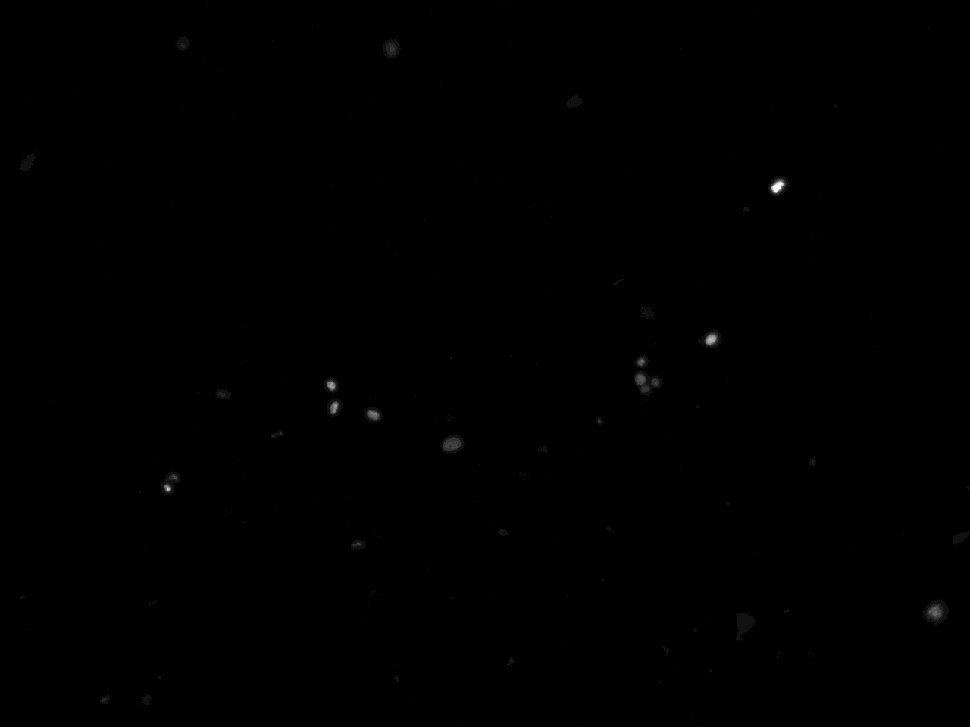
#> input picture Data/CD36P-231-6-DAPI.tif, 970 x 727 px, shrunk from 1280 x 960 before the run
$ python program1.py Data/CD36P-231-6-DAPI.tif
#> lines starting #> are read from the running program, lines starting #| are printed output that depends on the picture; after the words box and inside, x2 and y2 are one past the last pixel; in counts of white or black regions, pixels touching at a corner belong together
import cv2

import numpy as np
import matplotlib.pyplot as plt
import pandas as pd
import sys

arg = sys.argv[1]

img = cv2.imread(arg) #  "Data/CD36P-231-6-DAPI.tif"
#> img is the input picture: shape (727, 970, 3); min 0, max 15, mean 0.0156

# [5 lines left out: function show_img, not called in this run]

# show_img(img)
# cv2.imwrite("image_actual1.jpg", img)
img.shape

# Slice the channel
cells=img[:,:, 0]
cells.shape

# This makes image with two channel, previously it was 3 channel
# gray_img = cv2.cvtColor(img, cv2.COLOR_BGR2GRAY)
# gray_img.shape

#Threshold image to binary using OTSU. ALl thresholded pixels will be set to 255
ret1, thresh = cv2.threshold(cells, 0, 255, cv2.THRESH_BINARY+cv2.THRESH_OTSU)
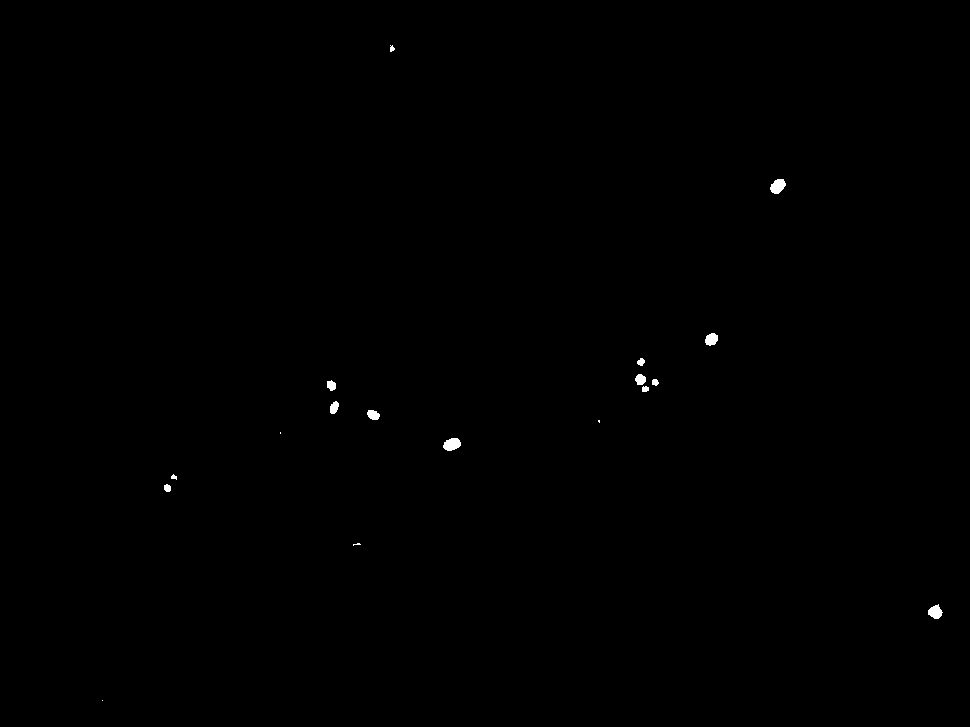
#> thresh: shape (727, 970); 0.17% white; 18 white regions (4 under 20 px), largest, box (x1, y1, x2, y2) and area: (443, 438, 461, 451) 175, (770, 179, 786, 194) 170, (928, 604, 943, 619) 147
#> ret1 = 2
thresh.shape
plt.imshow(thresh)
# cv2.imwrite("image_actual12.jpg", thresh)

# Morphological operations to remove small noise - opening
kernel = np.ones((3,3),np.uint8)
opening = cv2.morphologyEx(thresh,cv2.MORPH_OPEN,kernel, iterations = 2)
#> opening: shape (727, 970); 0.15% white; 12 white regions, largest, box (x1, y1, x2, y2) and area: (444, 438, 460, 451) 168, (771, 179, 785, 194) 164, (928, 606, 942, 619) 141

# finding sure background
sure_bg = cv2.dilate(opening,kernel,iterations=10)
#> sure_bg: shape (727, 970); 1.3% white; 8 white regions, largest, box (x1, y1, x2, y2) and area: (626, 350, 668, 402) 1742, (317, 371, 348, 423) 1488, (434, 428, 470, 461) 1148

#applying distance transform
dist_transform = cv2.distanceTransform(opening,cv2.DIST_L2,5)
ret2, sure_fg =cv2.threshold(dist_transform,0.5*dist_transform.max(),255,0)
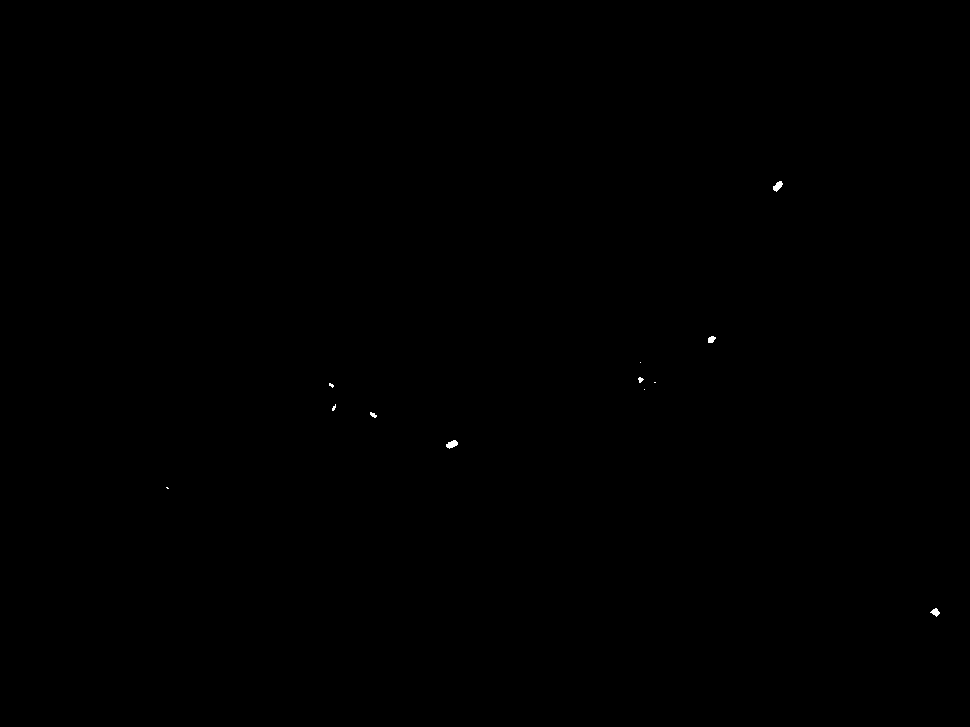
#> sure_fg: shape (727, 970) float32; 0.04% white; 12 white regions (6 under 20 px), largest, box (x1, y1, x2, y2) and area: (446, 440, 458, 449) 68, (773, 181, 783, 192) 64, (930, 608, 940, 617) 49, (708, 336, 716, 343) 42, (370, 412, 377, 418) 25, (638, 377, 644, 383) 22
#> ret2 = 2.9

# Unknown region
sure_fg = np.uint8(sure_fg)
unknown = cv2.subtract(sure_bg,sure_fg)
#> unknown: shape (727, 970); 1.3% white; 8 white regions, largest, box (x1, y1, x2, y2) and area: (626, 350, 668, 402) 1716, (317, 371, 348, 423) 1457, (761, 169, 795, 204) 1080

#Now we create a marker and label the regions inside.
ret3, markers = cv2.connectedComponents(sure_fg)
#> markers: shape (727, 970) int32; 13 distinct labels, from 0 to 12
#> ret3 = 13

#add 10 to all labels so that sure background is not 0, but 10
markers = markers+10
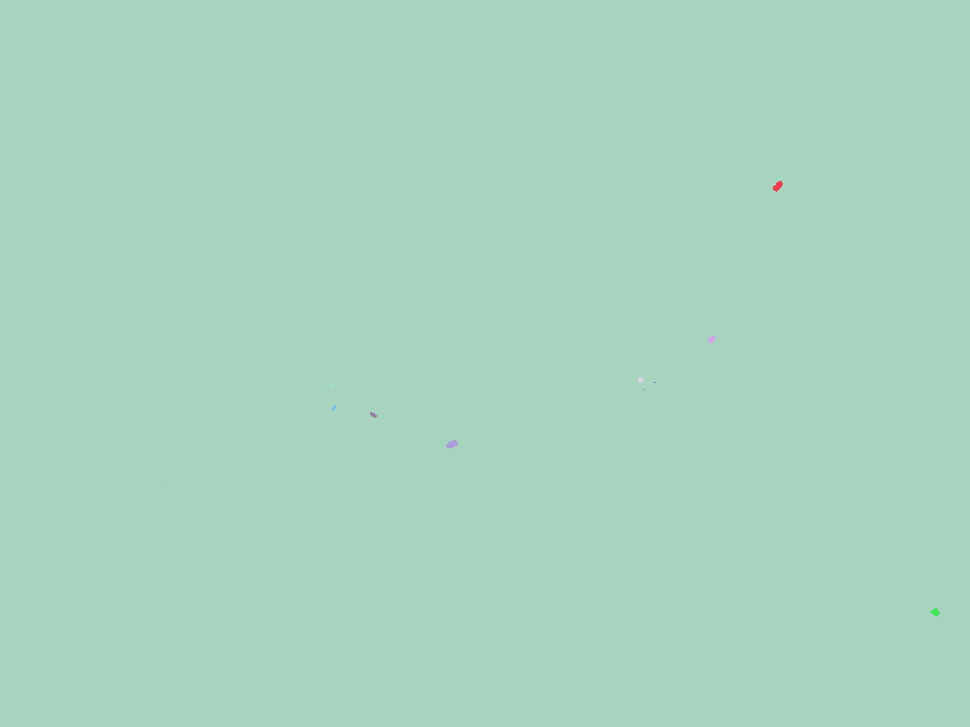
#> markers: shape (727, 970) int32; 13 distinct labels, from 10 to 22; one colour per label, 0 black

# Now, mark the region of unknown with zero
markers[unknown==255] = 0
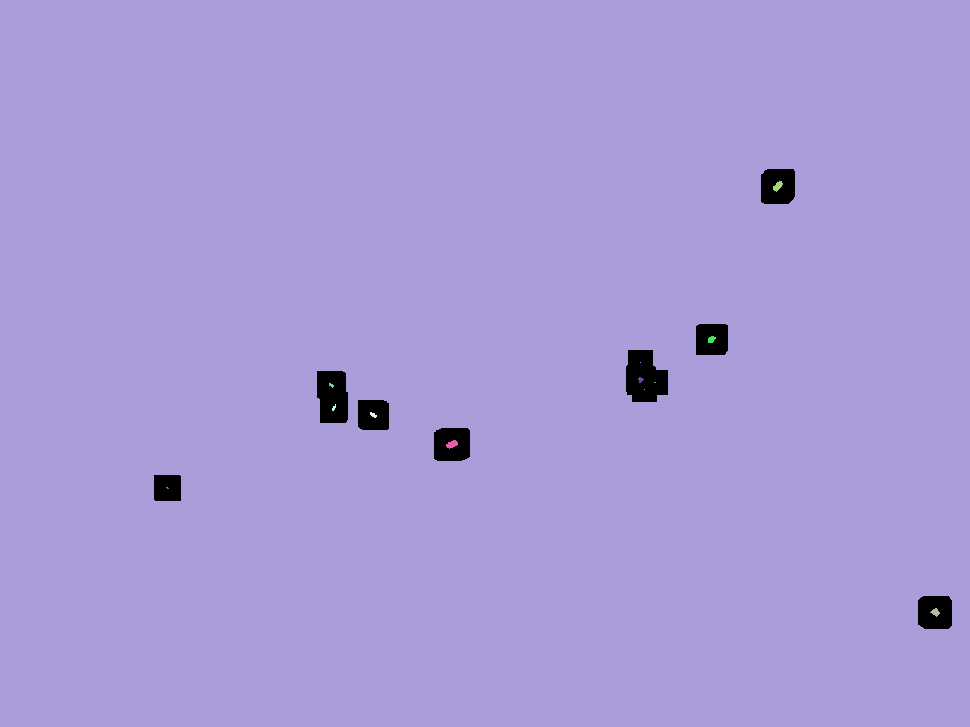
#> markers: shape (727, 970) int32; 14 distinct labels, from 0 to 22; one colour per label, 0 black

# Watershed
markers = cv2.watershed(img,markers)
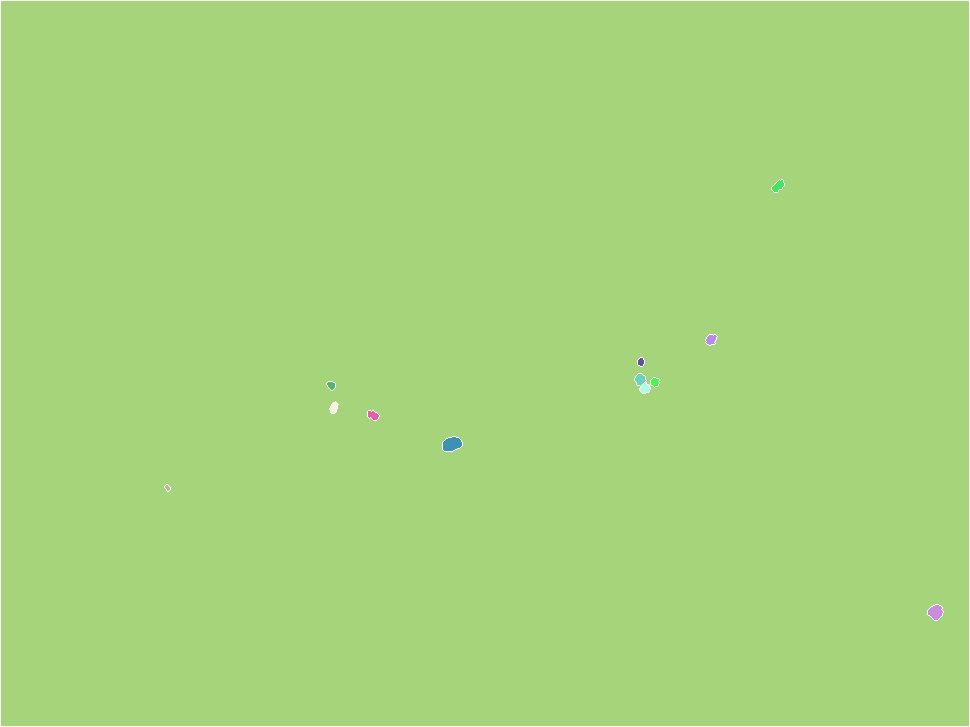
#> markers: shape (727, 970) int32; 14 distinct labels, from -1 to 22; one colour per label, 0 black, -1 white

# color boundaries in yellow.
img[markers == -1] = [0,255,255]
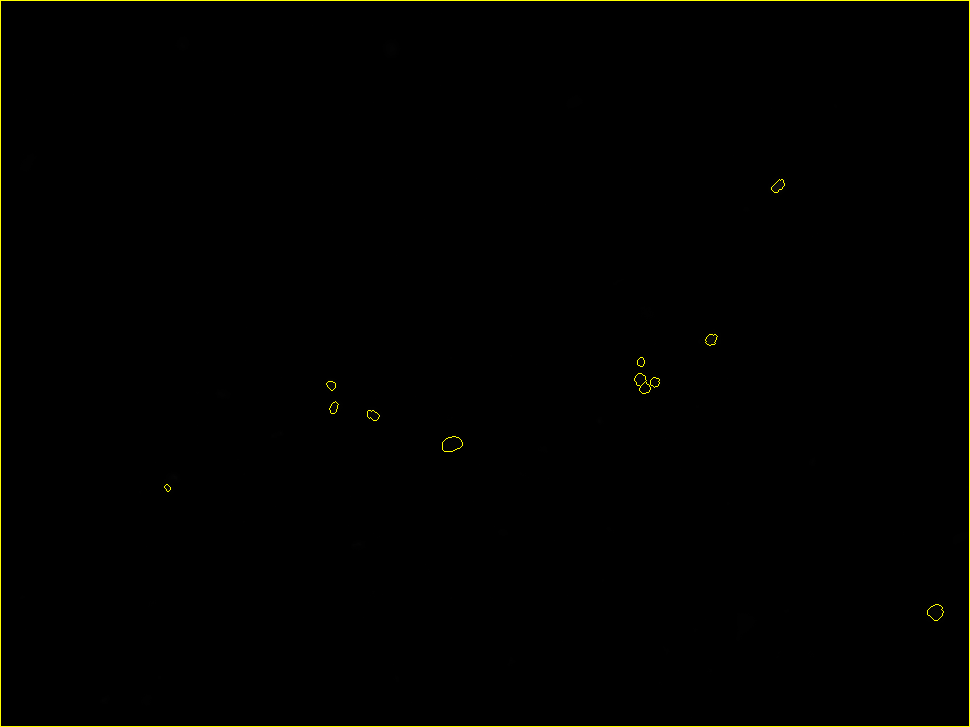
#> img: shape (727, 970, 3); 0.53% of pixels changed, all inside (x1, y1, x2, y2) = (0, 0, 970, 727)
#> (the run stopped early here; a loop or call above may not have finished)

$ run again, with Data/CD36N-231-5-KI67.tif copied over Data/CD36P-231-6-DAPI.tif
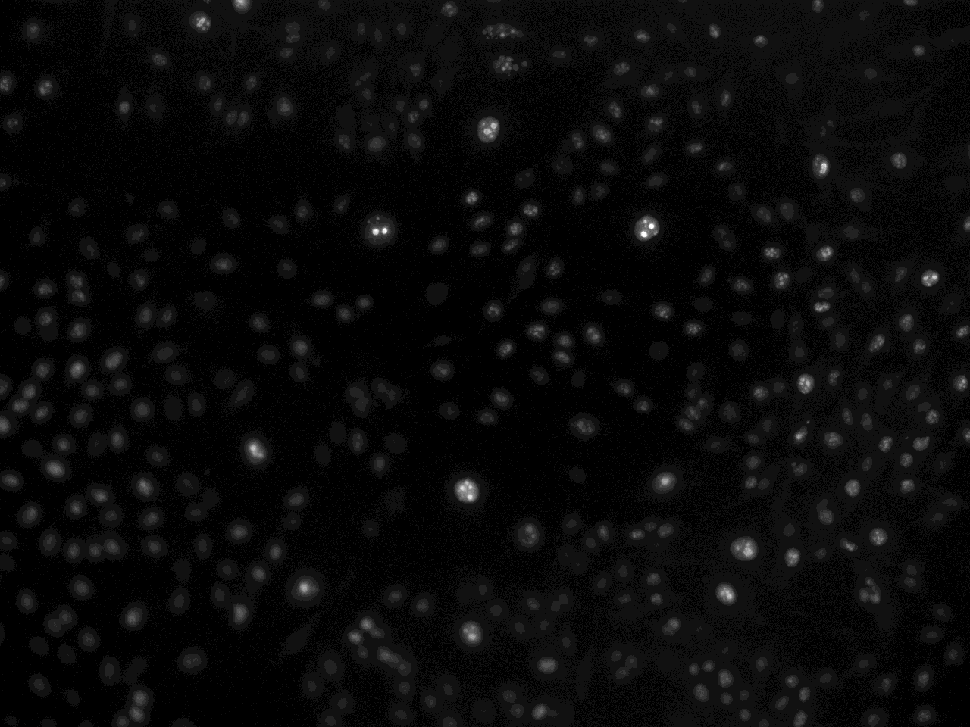
#> input picture Data/CD36N-231-5-KI67.tif, 970 x 727 px, shrunk from 1280 x 960 before the run
#> img is the input picture: shape (727, 970, 3); min 0, max 15, mean 0.576
#> `ret1, thresh = cv2.threshold(cells, 0, 255, cv2.THRESH_BINARY+cv2.THRE..`:
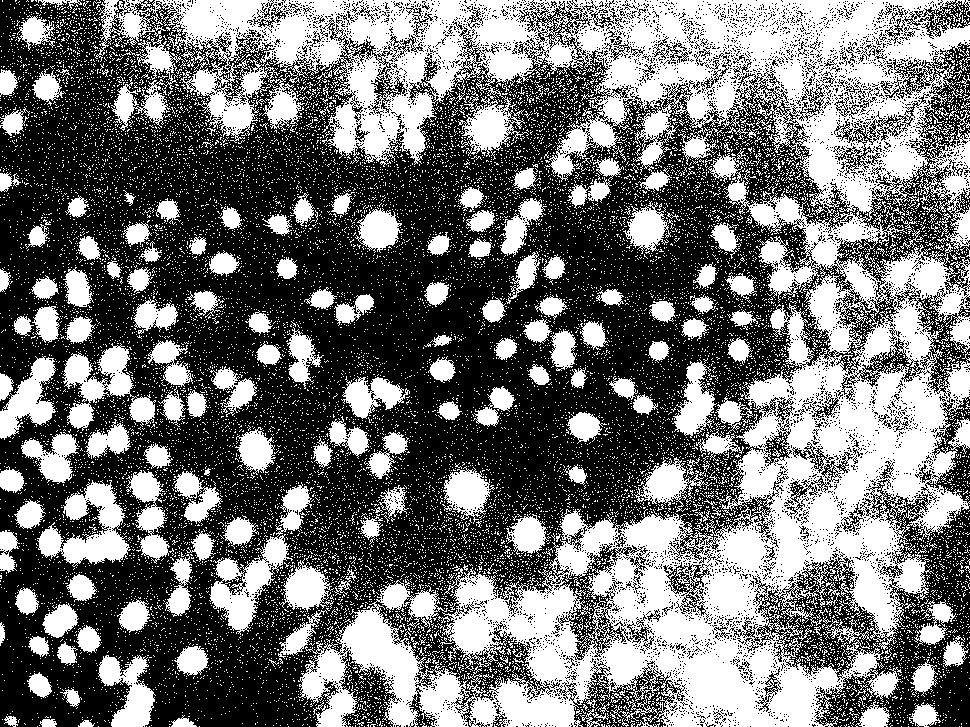
#> thresh: shape (727, 970); 44.8% white; 17033 white regions (16805 under 20 px), largest, box (x1, y1, x2, y2) and area: (95, 0, 970, 727) 195229, (209, 482, 312, 635) 4121, (37, 480, 131, 567) 3771
#> ret1 = 0
#> opening: shape (727, 970); 24.4% white; 326 white regions (3 under 20 px), largest, box (x1, y1, x2, y2) and area: (682, 641, 837, 727) 6537, (818, 382, 935, 512) 5868, (343, 610, 418, 701) 3317
#> sure_bg: shape (727, 970); 70% white; 84 black regions (22 under 20 px), largest, box (x1, y1, x2, y2) and area: (0, 0, 762, 641) 142504, (87, 564, 311, 727) 13067, (847, 53, 970, 285) 10262
#> ret2 = 11.29
#> ret3 = 71
#> `img[markers == -1] = [0,255,255]`:
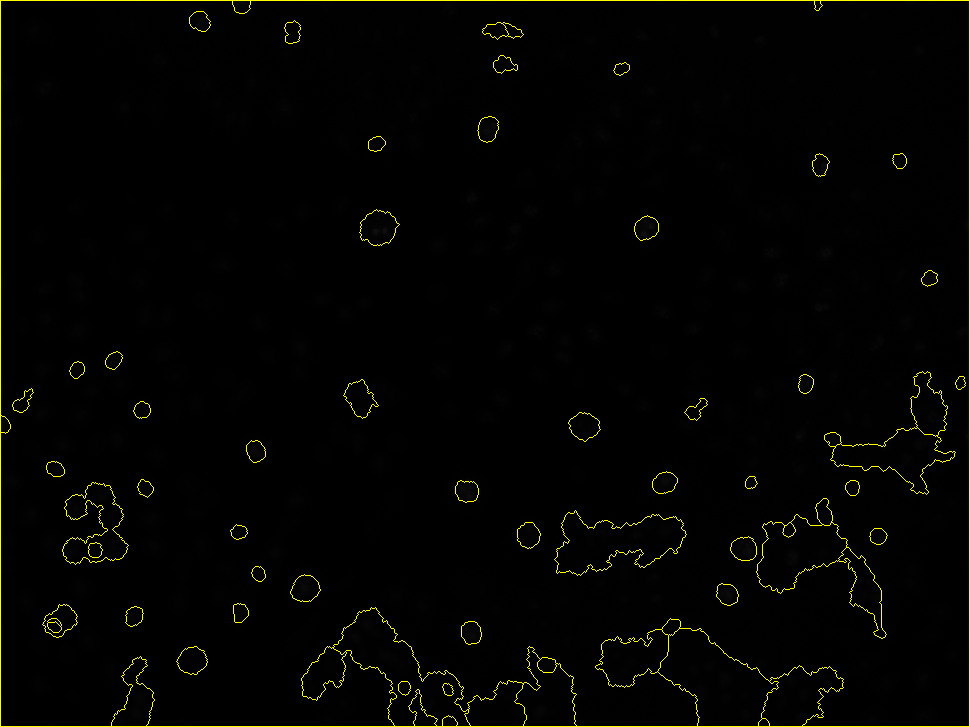
#> img: shape (727, 970, 3); 1.39% of pixels changed, all inside (x1, y1, x2, y2) = (0, 0, 970, 727)

$ run again, with Data/IXMtest_C05_s7_w1F71963FB-8F29-41CB-A5F5-07CB9584BBC5.tif copied over Data/CD36P-231-6-DAPI.tif
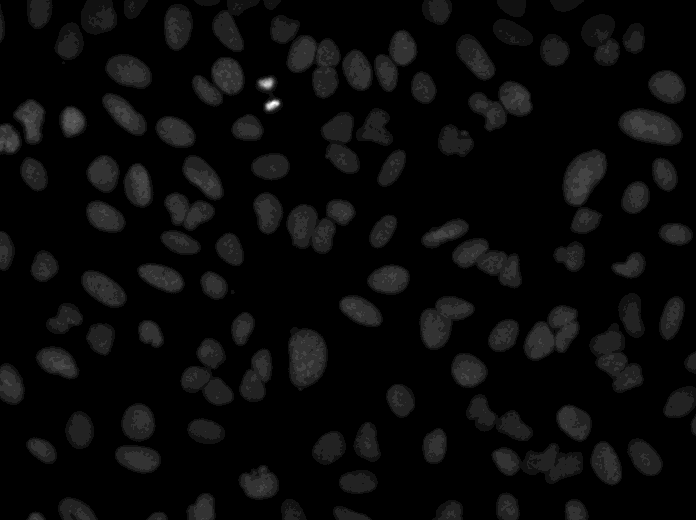
#> input picture Data/IXMtest_C05_s7_w1F71963FB-8F29-41CB-A5F5-07CB9584BBC5.tif, 696 x 520 px
#> img is the input picture: shape (520, 696, 3); min 0, max 15, mean 0.572
#> `ret1, thresh = cv2.threshold(cells, 0, 255, cv2.THRESH_BINARY+cv2.THRE..`:
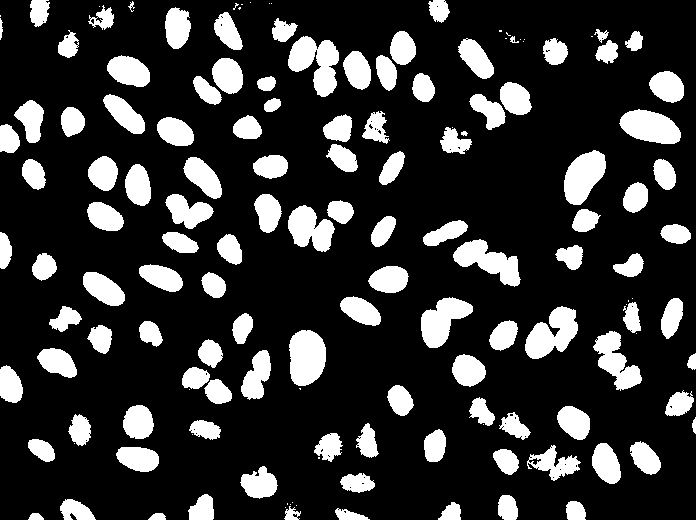
#> thresh: shape (520, 696); 20.2% white; 149 white regions (31 under 20 px), largest, box (x1, y1, x2, y2) and area: (288, 36, 339, 97) 1790, (289, 330, 326, 386) 1688, (525, 306, 578, 359) 1675
#> ret1 = 1
#> opening: shape (520, 696); 19.6% white; 116 white regions, largest, box (x1, y1, x2, y2) and area: (290, 330, 326, 386) 1677, (525, 307, 578, 359) 1666, (454, 240, 520, 286) 1560
#> sure_bg: shape (520, 696); 60.7% white; 13 black regions (5 under 20 px), largest, box (x1, y1, x2, y2) and area: (0, 0, 696, 520) 129312, (0, 117, 175, 366) 12119, (459, 323, 482, 345) 342
#> ret2 = 9
#> unknown: shape (520, 696); 58.9% white; 110 black regions (42 under 20 px), largest, box (x1, y1, x2, y2) and area: (0, 0, 696, 520) 129312, (0, 117, 175, 366) 12119, (299, 339, 317, 377) 570
#> ret3 = 98
#> `img[markers == -1] = [0,255,255]`:
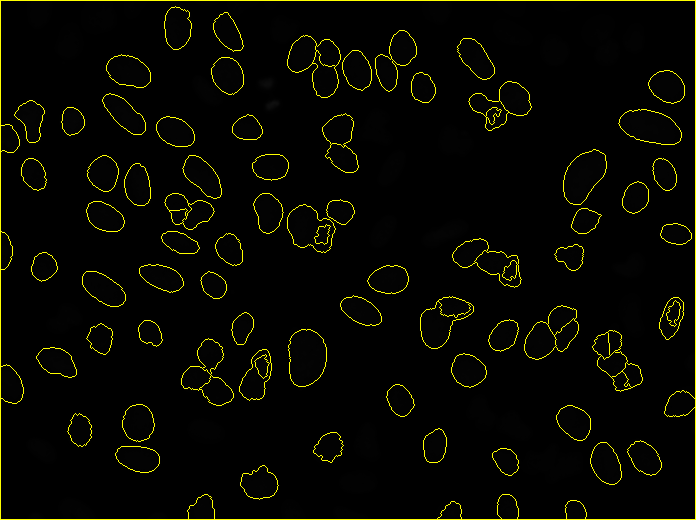
#> img: shape (520, 696, 3); 2.9% of pixels changed, all inside (x1, y1, x2, y2) = (0, 0, 696, 520)
